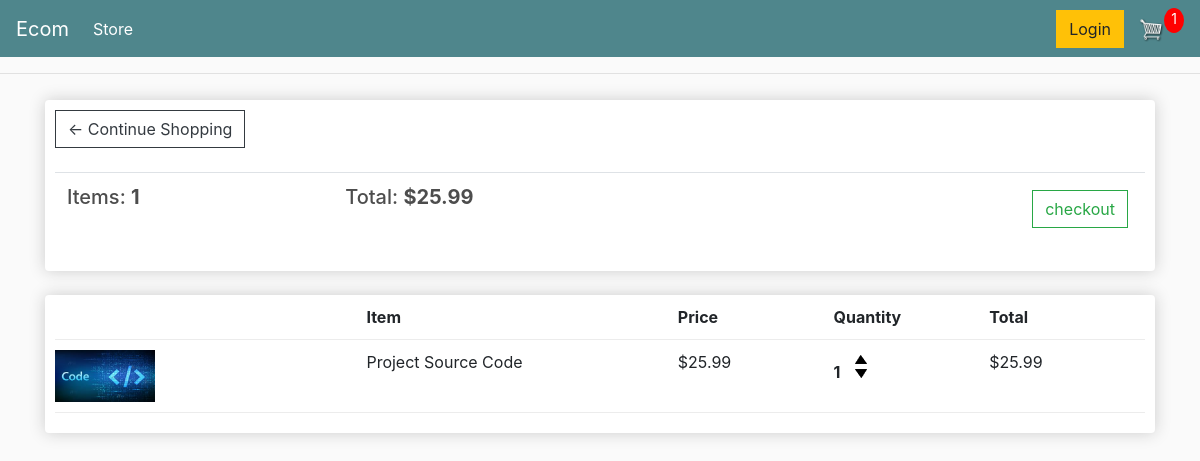
The app's page /cart/ (signed in) with its own data.
### store/models.py (models this page shows, shortened)
class Order(models.Model):
	customer=models.ForeignKey(Customer,on_delete=models.SET_NULL,null=True,blank=True)
	date_ordered=models.DateTimeField(auto_now_add=True)
	complete=models.BooleanField(default=False,null=True,blank=False)
	transaction_id=models.CharField(max_length=100,null=True)
	@property
	def get_cart_total(self):
		orderitems=self.orderitem_set.all()
		total=sum([item.get_total for item in orderitems])
		return total
	@property
	def get_cart_items(self):
		orderitems=self.orderitem_set.all()
		total=sum([item.quantity for item in orderitems])
		return total

class OrderItem(models.Model):
	product=models.ForeignKey(Product,on_delete=models.SET_NULL,null=True)
	order=models.ForeignKey(Order,on_delete=models.SET_NULL,null=True)
	quantity=models.IntegerField(default=0,null=True,blank=True)
	date_added=models.DateTimeField(auto_now_add=True)
	@property
	def get_total(self):
		total=self.product.price*self.quantity
		return total

class Product(models.Model):
	name=models.CharField(max_length=200,null=True)
	price=models.DecimalField(max_digits=7,decimal_places=2)
	digital=models.BooleanField(default=False,null=True,blank=False)
	image=models.ImageField(null=True,blank=True)
	@property
	def imageURL(self):
		try:
			url = self.image.url
		except:
			url = ''
		return url

### store/views.py (the view)
# urls.py: path('cart/',views.cart,name="cart"),
def cart(request):
	data=cookieData(request)
	cartItems=data['cartItems']
	order=data['order']
	items=data['items']
	context={'items':items,'order':order,'cartItems':cartItems}
	return render(request,'store/cart.html',context)

### store/utils.py (called while the page is built)
def cookieData(request):
	if request.user.is_authenticated:
		customer=request.user.customer
		order,created=Order.objects.get_or_create(customer=customer,complete=False)
		items=order.orderitem_set.all()
		cartItems=order.get_cart_items
	else:
		cookieData=cookieCart(request)
		cartItems=cookieData['cartItems']
		order=cookieData['order']
		items=cookieData['items']
	return {'cartItems':cartItems,'order':order,'items':items}

### store/templates/store/cart.html
{% extends 'store/main.html' %}
{% load static %}
{% block content %}
<div class="row">
	<div class="col-lg-12">
		<div class="box-element">
			<a class="btn btn-outline-dark" href="{% url 'store' %}">&#x2190; Continue Shopping</a>
			<br>
			<br>
			<table class="table">
				<tr>
					<th><h5>Items: <strong>{{order.get_cart_items}}</strong></h5></th>
					<th><h5>Total: <strong>${{order.get_cart_total|floatformat:2}}</strong></h5></th>
					<th>
						<a style="float: right;margin: 5px" class="btn btn-outline-success" href="{% url 'checkout' %}">checkout</a>
					</th>
				</tr>
			</table>
		</div>
		<br>
		<div class="box-element">
			<div class="cart-row">
				<div style="flex: 2"></div>
				<div style="flex: 2"><strong>Item</strong></div>
				<div style="flex: 1"><strong>Price</strong></div>
				<div style="flex: 1"><strong>Quantity</strong></div>
				<div style="flex: 1"><strong>Total</strong></div>
			</div>
			{% for item in items %}
				<div class="cart-row">
				<div style="flex:2"><img class="row-image" src="{{item.product.imageURL}}"></div>
				<div style="flex: 2">{{item.product.name}}</div>
				<div style="flex: 1">${{item.product.price|floatformat:2}}</div>
				<div style="flex: 1">
					<p class="quantity">{{item.quantity}}</p>
						<div class="quantity">
							<img data-product="{{item.product.id}}" data-action="add" class="chg-quantity update-cart" src="{% static  'images/arrow-up.png' %}">
							<img data-product="{{item.product.id}}" data-action="remove" class="chg-quantity update-cart" src="{% static  'images/arrow-down.png' %}">
						</div>
				</div>
				<div style="flex: 1">${{item.get_total|floatformat:2}}</div>
			</div>
			{% endfor %}
		</div>
	</div>
</div>
{% endblock %}

### static/css/main.css (style rules this page uses)
body { background-color: hsl(0, 0%, 98%); }
h1,h2,h3,h4,h5,h6 { color:hsl(0, 0%, 30%); }
.box-element { box-shadow:hsl(0, 0%, 80%) 0 0 16px; background-color: #fff; border-radius: 4px; padding: 10px; }
.col-lg-4, .col-lg-6, .col-lg-8, .col-lg-12 { margin-top: 10px; }
.btn { border-radius: 0; }
.row-image { width: 100px; }
.cart-row { display: flex; align-items: flex-stretch; padding-bottom: 10px; margin-bottom: 10px; border-bottom: 1px solid #ececec; }
.quantity { display: inline-block; font-weight: 700; padding-right:10px; }
.chg-quantity { width: 12px; cursor: pointer; display: block; margin-top: 5px; transition:.1s; }

### records on screen
Order: get_cart_items "1", get_cart_total "25.99"
OrderItem: product.imageURL (picture), product.name "Project Source Code", product.price "25.99", quantity "1", get_total "25.99"

### other values on screen
{{ cartItems }} "1"
